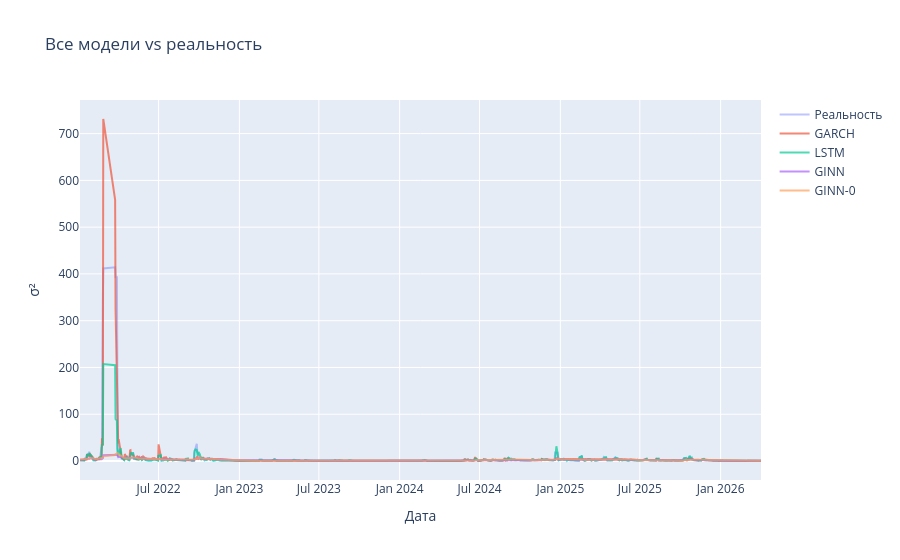

The notebook cell saved with this chart:
### Code cell
fig = go.Figure()
fig.add_trace(go.Scatter(x=dates_test, y=targets_denorm, name='Реальность', opacity=0.4))
fig.add_trace(go.Scatter(x=dates_test, y=garch_preds_raw, name='GARCH', opacity=0.7))
fig.add_trace(go.Scatter(x=dates_test, y=preds_denorm, name='LSTM', opacity=0.7))
fig.add_trace(go.Scatter(x=dates_test, y=ginn_preds_denorm, name='GINN', opacity=0.7))
fig.add_trace(go.Scatter(x=dates_test, y=ginn0_preds_denorm, name='GINN-0', opacity=0.7))
fig.update_layout(title='Все модели vs реальность', xaxis_title='Дата', yaxis_title='σ²')
fig.show()

### Figure 1 — Plotly figure (JSON) as saved in the notebook; plotly's stock layout.template omitted (floating-point values rounded to 4 significant figures; data arrays with more than 128 entries replaced by an {"elided": "..."} marker saying what was removed)
{"data": [{"name": "Реальность", "opacity": 0.4, "type": "scatter", "x": {"elided": "1062 str values"}, "y": {"elided": "1062 float values"}}, {"name": "GARCH", "opacity": 0.7, "type": "scatter", "x": {"elided": "1062 str values"}, "y": {"elided": "1062 float values"}}, {"name": "LSTM", "opacity": 0.7, "type": "scatter", "x": {"elided": "1062 str values"}, "y": {"elided": "1062 float values"}}, {"name": "GINN", "opacity": 0.7, "type": "scatter", "x": {"elided": "1062 str values"}, "y": {"elided": "1062 float values"}}, {"name": "GINN-0", "opacity": 0.7, "type": "scatter", "x": {"elided": "1062 str values"}, "y": {"elided": "1062 float values"}}], "layout": {"title": {"text": "Все модели vs реальность"}, "xaxis": {"title": {"text": "Дата"}}, "yaxis": {"title": {"text": "σ²"}}}}
